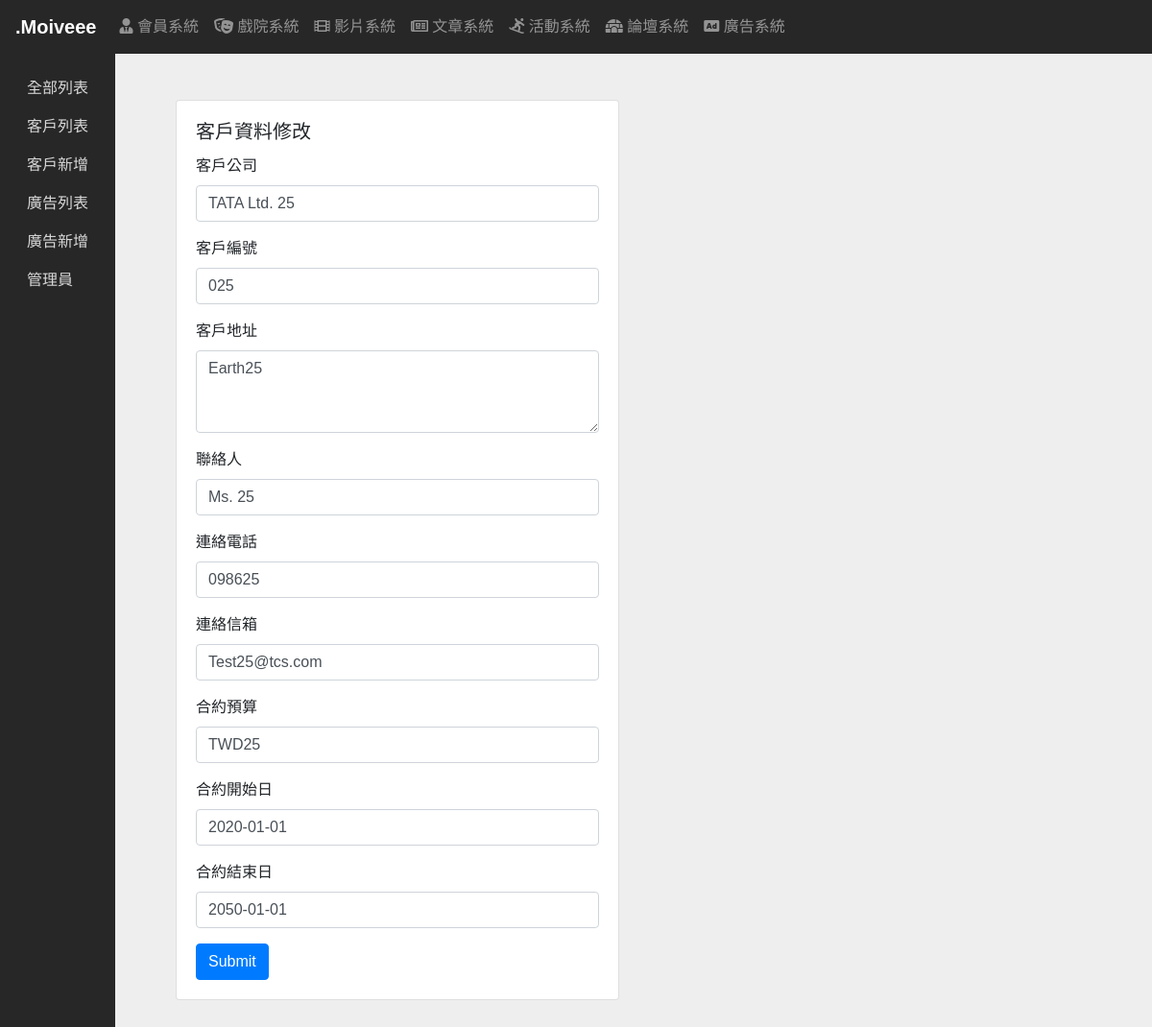
The page /php/ann_client_update.php?sn=25 on the database its author committed.
### tables this page shows
CREATE TABLE `ad` (
  `sn` int(11) NOT NULL,
  `client_name` varchar(255) NOT NULL,
  `client_number` varchar(255) NOT NULL,
  `client_address` varchar(255) NOT NULL,
  `client_poc` varchar(255) NOT NULL,
  `client_mobile` varchar(255) NOT NULL,
  `client_email` varchar(255) NOT NULL,
  `contract_budget` varchar(255) NOT NULL,
  `contract_start_date` date NOT NULL,
  `contract_end_date` date NOT NULL,
  `ad_name` varchar(255) NOT NULL,
  `ad_pic` varchar(255) NOT NULL,
  `ad_link` varchar(255) NOT NULL,
  `ad_link_count` varchar(255) NOT NULL,
  `ad_start_time` varchar(255) NOT NULL,
  `ad_end_time` char(255) NOT NULL
);

### php/ann_client_update.php (the view, shortened to what this page needs)
<?php
require __DIR__ . '/PDO.php';
$sn = isset($_GET['sn']) ? intval($_GET['sn']) : 0;
$sql = "SELECT * FROM ad WHERE sn = $sn";
$stmt = $pdo->query($sql);
$row = $stmt->fetch(PDO::FETCH_ASSOC);
?>
<?php include __DIR__ . '/head.php'; ?>
<?php include __DIR__ . '/nav.php'; ?>
<?php include __DIR__.'/ann_side_nav.php'?>
<section class="dashboard">
    <div class="container">
        <div class="row">
            <div class="col-lg-6">
                <div class="card">
                    <div class="card-body">
                        <h5 class="card-title">客戶資料修改</h5>
                        <form name="form1" method="post" onsubmit="return checkForm();">
                            <div class="form-group">
                                <label for="client_name">客戶公司</label>
                                <input type="text" class="form-control" id="client_name" name="client_name"
                                    placeholder="" value="<?= $row['client_name']?>">
                            </div>
                            <div class="form-group">
                                <label for="client_number">客戶編號</label>
                                <input type="text" class="form-control" id="client_number" name="client_number"
                                    placeholder="" value="<?= $row['client_number']?>">
                            </div>
                            <div class="form-group">
                                <label for="client_address">客戶地址</label>
                                <textarea class="form-control" id="client_address" name="client_address" cols="30"
                                    rows="3"><?= $row['client_address']?></textarea>
                            </div>
                            <div class="form-group">
                                <label for="client_poc">聯絡人</label>
                                <input type="text" class="form-control" id="client_poc" name="client_poc" placeholder=""
                                    value="<?= $row['client_poc']?>">
                            </div>
                            <div class="form-group">
                                <label for="client_mobile">連絡電話</label>
                                <input type="text" class="form-control" id="client_mobile" name="client_mobile"
                                    placeholder="" value="<?= $row['client_mobile']?>">
                            </div>
                            <div class="form-group">
                                <label for="client_email">連絡信箱</label>
                                <input type="text" class="form-control" id="client_email" name="client_email"
                                    placeholder="" value="<?= $row['client_email']?>">
                            </div>
                            <div class="form-group">
                                <label for="contract_budget">合約預算</label>
                                <input type="text" class="form-control" id="contract_budget" name="contract_budget"
                                    placeholder="" value="<?= $row['contract_budget']?>">
                            </div>
                            <div class="form-group">
                                <label for="contract_start_date">合約開始日</label>
                                <input type="text" class="form-control" id="contract_start_date"
                                    name="contract_start_date" placeholder="" value="<?= $row['contract_start_date']?>">
                            </div>
                            <div class="form-group">
                                <label for="contract_end_date">合約結束日</label>
                                <input type="text" class="form-control" id="contract_end_date" name="contract_end_date"
                                    placeholder="" value="<?= $row['contract_end_date']?>">
                            </div>
                            <button id="submit_btn" type="submit" class="btn btn-primary">Submit</button>
                        </form>
                    </div>
                </div>
            </div>
        </div>
    </div>
</section>
<?php include __DIR__ . '/foot.php'; ?>

### css/main.css (style rules this page uses)
html,body { background:#eee; font-family:'Noto Sans TC', sans-serif,Verdana, Geneva, Tahoma, sans-serif; }
.dashboard { position:fixed; top:56px; left:120px; right:0; bottom:auto; padding:3rem; }

### php/head.php (style rules this page uses)
html,body { background:#eee; font-family:'Noto Sans TC', sans-serif,Verdana, Geneva, Tahoma, sans-serif; }
.dashboard { position:absolute; top:56px; left:120px; right:0; padding:3rem; }

### rows shown on the page
ad: client_name "TATA Ltd. 25", client_number "025", client_address "Earth25", client_poc "Ms. 25", client_mobile "098625", client_email "Test25@tcs.com", contract_budget "TWD25", contract_start_date "2020-01-01", contract_end_date "2050-01-01"
